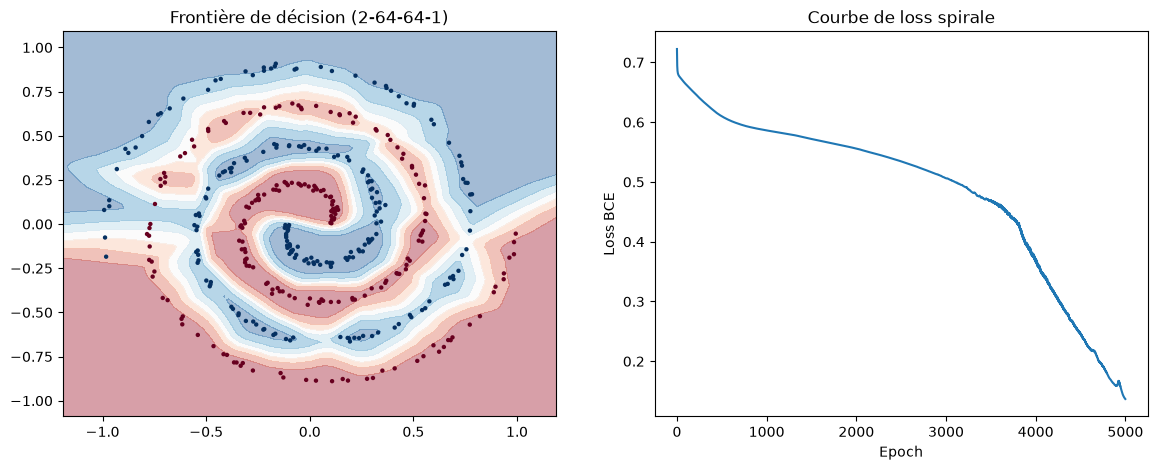

The script that saved this image:
import numpy as np
import matplotlib
matplotlib.use('Agg')
import matplotlib.pyplot as plt

def generate_spiral(n_points=200, noise=0.1, seed=42):
    """Génère deux spirales entrelacées : classe 0 et classe 1."""
    np.random.seed(seed)
    n = n_points // 2
    theta0 = np.linspace(0, 4 * np.pi, n) + np.random.randn(n) * noise
    theta1 = np.linspace(0, 4 * np.pi, n) + np.random.randn(n) * noise + np.pi
    r = np.linspace(0.1, 1.0, n)
    X0 = np.c_[r * np.cos(theta0), r * np.sin(theta0)]
    X1 = np.c_[r * np.cos(theta1), r * np.sin(theta1)]
    X = np.vstack([X0, X1])
    y = np.hstack([np.zeros(n), np.ones(n)])
    return X, y

def sigmoid(x):
    return 1 / (1 + np.exp(-x))

def relu(x):
    return np.maximum(0, x)

def relu_grad(x):
    return (x > 0).astype(float)

def bce_loss(y_true, y_pred):
    y_pred = np.clip(y_pred, 1e-7, 1 - 1e-7)
    return -np.mean(y_true * np.log(y_pred) + (1 - y_true) * np.log(1 - y_pred))

X, y = generate_spiral(n_points=400, noise=0.15)

np.random.seed(42)
W1 = np.random.randn(2, 64) * np.sqrt(2 / 2)
b1 = np.zeros(64)
W2 = np.random.randn(64, 64) * np.sqrt(2 / 64)
b2 = np.zeros(64)
W3 = np.random.randn(64, 1) * np.sqrt(2 / 64)
b3 = np.zeros(1)

lr = 0.1
n_epochs = 5000
losses = []

for epoch in range(n_epochs):
    z1 = np.dot(X, W1) + b1
    a1 = relu(z1)
    
    z2 = np.dot(a1, W2) + b2
    a2 = relu(z2)
    
    z3 = np.dot(a2, W3) + b3
    y_pred = sigmoid(z3).flatten()
    
    loss = bce_loss(y, y_pred)
    losses.append(loss)
    
    err3 = y_pred - y
    dW3 = (1 / len(y)) * np.dot(a2.T, err3.reshape(-1, 1))
    db3 = np.mean(err3)
    
    err2 = np.dot(err3.reshape(-1, 1), W3.T) * relu_grad(z2)
    dW2 = (1 / len(y)) * np.dot(a1.T, err2)
    db2 = np.mean(err2, axis=0)
    
    err1 = np.dot(err2, W2.T) * relu_grad(z1)
    dW1 = (1 / len(y)) * np.dot(X.T, err1)
    db1 = np.mean(err1, axis=0)
    
    W1 = W1 - lr * dW1
    b1 = b1 - lr * db1
    W2 = W2 - lr * dW2
    b2 = b2 - lr * db2
    W3 = W3 - lr * dW3
    b3 = b3 - lr * db3
    
    if epoch % 500 == 0:
        acc = np.mean((y_pred > 0.5) == y)
        print(f"Epoch {epoch:4d} | Loss: {loss:.4f} | Accuracy: {acc:.2%}")

h = 0.02
xx, yy = np.meshgrid(np.arange(X[:, 0].min() - 0.2, X[:, 0].max() + 0.2, h),
                      np.arange(X[:, 1].min() - 0.2, X[:, 1].max() + 0.2, h))
grid = np.c_[xx.ravel(), yy.ravel()]
a1g = relu(np.dot(grid, W1) + b1)
a2g = relu(np.dot(a1g, W2) + b2)
zg = sigmoid(np.dot(a2g, W3) + b3).reshape(xx.shape)

fig, axes = plt.subplots(1, 2, figsize=(14, 5))
axes[0].contourf(xx, yy, zg, alpha=0.4, cmap='RdBu')
axes[0].scatter(X[:, 0], X[:, 1], c=y, cmap='RdBu', s=10, edgecolors='none')
axes[0].set_title("Frontière de décision (2-64-64-1)")
axes[1].plot(losses)
axes[1].set_xlabel("Epoch")
axes[1].set_ylabel("Loss BCE")
axes[1].set_title("Courbe de loss spirale")
plt.savefig("phase4_spirale.png", dpi=100, bbox_inches='tight')

print(f"\nLoss finale : {losses[-1]:.4f}")
print(f"Accuracy finale : {np.mean((y_pred > 0.5) == y):.2%}")

# ============ CAS LIMITE : Architecture 2-2-1 (underfitting) ============
print("\n" + "="*60)
print("CAS LIMITE : Réseau 2-2-1 (underfitting)")
print("="*60)

np.random.seed(42)
W1_small = np.random.randn(2, 2) * np.sqrt(2 / 2)
b1_small = np.zeros(2)
W2_small = np.random.randn(2, 1) * np.sqrt(2 / 2)
b2_small = np.zeros(1)

losses_small = []
for epoch in range(n_epochs):
    z1 = np.dot(X, W1_small) + b1_small
    a1 = relu(z1)
    
    z2 = np.dot(a1, W2_small) + b2_small
    y_pred_small = sigmoid(z2).flatten()
    
    loss = bce_loss(y, y_pred_small)
    losses_small.append(loss)
    
    err2 = y_pred_small - y
    dW2 = (1 / len(y)) * np.dot(a1.T, err2.reshape(-1, 1))
    db2 = np.mean(err2)
    
    err1 = np.dot(err2.reshape(-1, 1), W2_small.T) * relu_grad(z1)
    dW1 = (1 / len(y)) * np.dot(X.T, err1)
    db1 = np.mean(err1, axis=0)
    
    W1_small = W1_small - lr * dW1
    b1_small = b1_small - lr * db1
    W2_small = W2_small - lr * dW2
    b2_small = b2_small - lr * db2
    
    if epoch % 500 == 0 or epoch == n_epochs - 1:
        acc = np.mean((y_pred_small > 0.5) == y)
        print(f"Epoch {epoch:4d} | Loss: {loss:.4f} | Accuracy: {acc:.2%}")

print(f"\nPour le réseau 2-2-1:")
print(f"Loss finale : {losses_small[-1]:.4f}")
acc_small = np.mean((y_pred_small > 0.5) == y)
print(f"Accuracy finale : {acc_small:.2%}")
print(f"(Underfitting : le petit réseau ne peut pas capturer la complexité des spirales)")

# ============ SCÉNARIO ADVERSARIAL : Avec bruit fort (noise=0.5) ============
print("\n" + "="*60)
print("SCÉNARIO ADVERSARIAL : Spirales avec bruit=0.5")
print("="*60)

X_noisy, y_noisy = generate_spiral(n_points=400, noise=0.5)

np.random.seed(42)
W1_noisy = np.random.randn(2, 64) * np.sqrt(2 / 2)
b1_noisy = np.zeros(64)
W2_noisy = np.random.randn(64, 64) * np.sqrt(2 / 64)
b2_noisy = np.zeros(64)
W3_noisy = np.random.randn(64, 1) * np.sqrt(2 / 64)
b3_noisy = np.zeros(1)

losses_noisy = []
for epoch in range(n_epochs):
    z1 = np.dot(X_noisy, W1_noisy) + b1_noisy
    a1 = relu(z1)
    
    z2 = np.dot(a1, W2_noisy) + b2_noisy
    a2 = relu(z2)
    
    z3 = np.dot(a2, W3_noisy) + b3_noisy
    y_pred_noisy = sigmoid(z3).flatten()
    
    loss = bce_loss(y_noisy, y_pred_noisy)
    losses_noisy.append(loss)
    
    err3 = y_pred_noisy - y_noisy
    dW3 = (1 / len(y_noisy)) * np.dot(a2.T, err3.reshape(-1, 1))
    db3 = np.mean(err3)
    
    err2 = np.dot(err3.reshape(-1, 1), W3_noisy.T) * relu_grad(z2)
    dW2 = (1 / len(y_noisy)) * np.dot(a1.T, err2)
    db2 = np.mean(err2, axis=0)
    
    err1 = np.dot(err2, W2_noisy.T) * relu_grad(z1)
    dW1 = (1 / len(y_noisy)) * np.dot(X_noisy.T, err1)
    db1 = np.mean(err1, axis=0)
    
    W1_noisy = W1_noisy - lr * dW1
    b1_noisy = b1_noisy - lr * db1
    W2_noisy = W2_noisy - lr * dW2
    b2_noisy = b2_noisy - lr * db2
    W3_noisy = W3_noisy - lr * dW3
    b3_noisy = b3_noisy - lr * db3
    
    if epoch % 500 == 0 or epoch == n_epochs - 1:
        acc = np.mean((y_pred_noisy > 0.5) == y_noisy)
        print(f"Epoch {epoch:4d} | Loss: {loss:.4f} | Accuracy: {acc:.2%}")

acc_noisy = np.mean((y_pred_noisy > 0.5) == y_noisy)
print(f"\nPour le réseau 2-64-64-1 avec bruit (noise=0.5):")
print(f"Loss finale : {losses_noisy[-1]:.4f}")
print(f"Accuracy finale : {acc_noisy:.2%}")
print(f"Comparaison : accuracy propre (noise=0.15) = 98.75% vs bruitée (noise=0.5) = {acc_noisy:.2%}")
